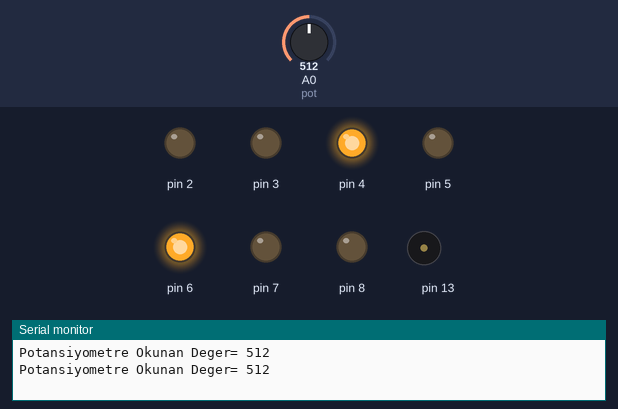
Recording of a sketch running on a simulated Arduino Uno, built with avr-gcc and run on an emulated ATmega328P. Parts: output pins drawn as LEDs (lit = HIGH), buzzer (waves = sounding), the last lines printed to the serial monitor. The inputs (shaded band) are chosen by the test bench; at power-on: A0 (pot) = 512.

Above: at 1.5 s.
1.6 s: A0 (pot) set to 496
At 2.8 s:
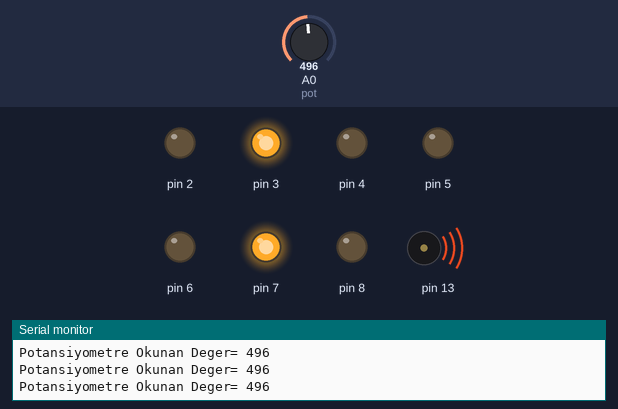
4.6 s: A0 (pot) set to 263
7.6 s: A0 (pot) set to 245
At 7.8 s:
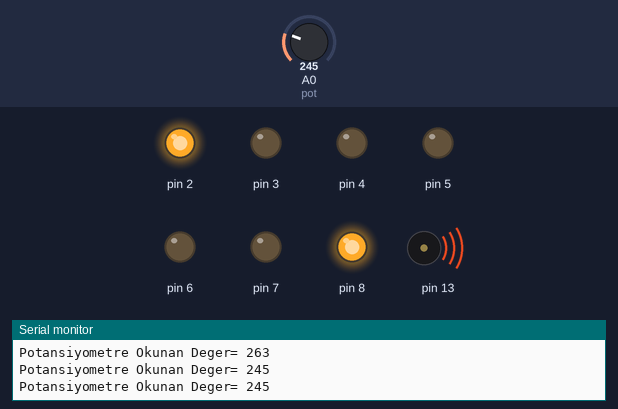
10.6 s: A0 (pot) set to 778
At 11.6 s:
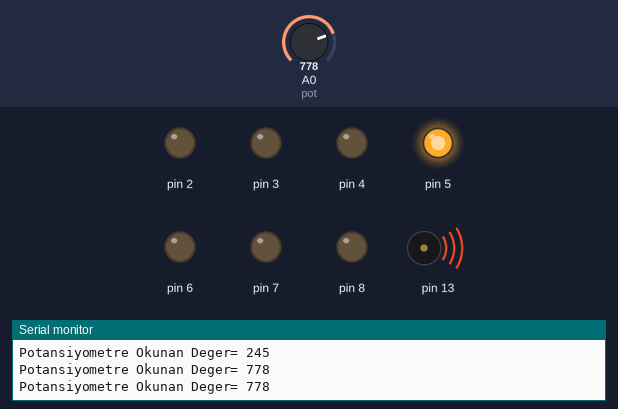
13.6 s: A0 (pot) set to 758
At 14.8 s:
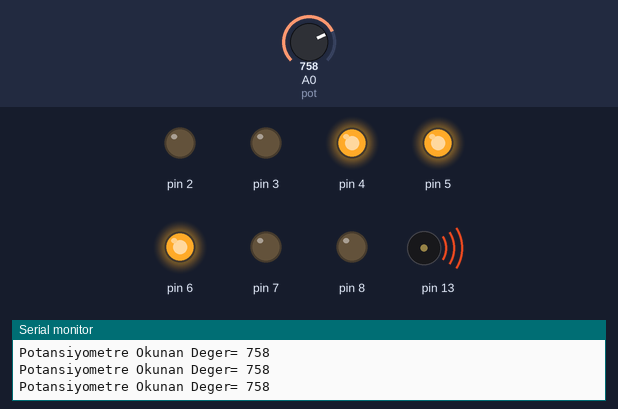
16.6 s: A0 (pot) set to 900
At 17.86 s:
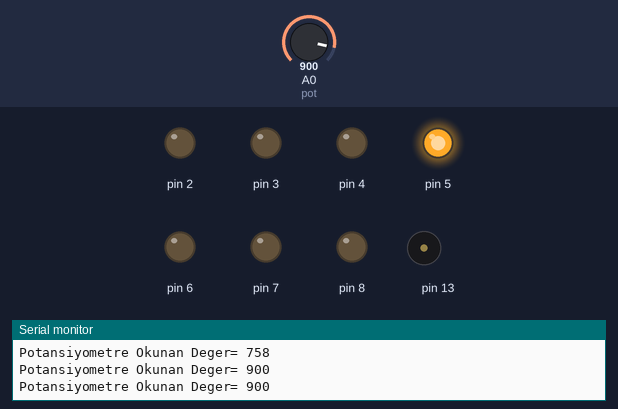
Timing chart, 0 to 20.6 s (numbered marks = the images above; inputs shaded):
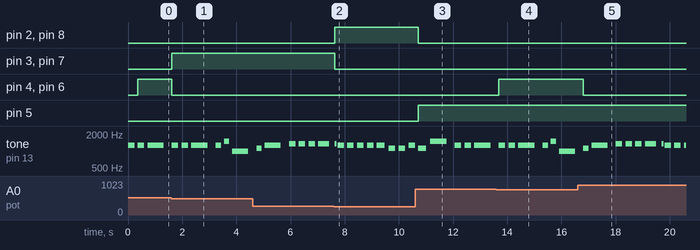

Measured:
- the behaviour switches between 512 and 511 on A0 (pot) (found by bisection; images 0 and 1)
- the behaviour switches between 256 and 255 on A0 (pot) (found by bisection; images 1 and 2)
- the behaviour switches between 768 and 767 on A0 (pot) (found by bisection; images 3 and 4)
- after the input at 1.6 s, pin 3, pin 7: LOW → HIGH at once; pin 4, pin 6: HIGH → LOW at once
- after the input at 7.6 s, pin 2, pin 8: LOW → HIGH at once; pin 3, pin 7: HIGH → LOW at once
- after the input at 10.6 s, pin 2, pin 8: HIGH → LOW after 0.12 s; pin 5: LOW → HIGH after 0.12 s
- after the input at 13.6 s, pin 4, pin 6: LOW → HIGH after 0.09 s
- after the input at 16.6 s, pin 4, pin 6: HIGH → LOW after 0.21 s

The sketch:

hohohohohoho.ino
```cpp
#define doo 1000
#define re 1122
#define mi 1260
#define fa 1335
#define sol 1498
#define la 1681
#define si 1887
#define dom 2000
int melodi[]= {mi,mi,mi,mi,mi,mi,mi,sol,doo,re,mi,fa,fa,fa,fa,fa,mi,mi,mi,mi,mi,re,re,mi,re,sol};
int notasuresi[] = {5,5,2,5,5,2,6,6,2,6,2,5,5,5,3,16,5,5,5,5,4,5,5,5,4,2};
int buzzer=13;
int kirmizi1=2;
int kirmizi2=3;
int kirmizi3=4;
int kirmizi4=5;
int kirmizi5=6;
int kirmizi6=7;
  int kirmizi7=8;
  int pot = A0;
int potDeger;
int tempo=1200;

void setup()
{
 pinMode(13,OUTPUT);
  pinMode(2,OUTPUT);
  pinMode(3,OUTPUT);
  pinMode(4,OUTPUT);
  pinMode(5,OUTPUT);
  pinMode(6,OUTPUT);
  pinMode(7,OUTPUT);
  pinMode(8,OUTPUT);
  Serial.begin(9600);
  pinMode(pot,INPUT);


}

void loop()
{
  for(int b=0; b<26; b++){
    int sure=tempo/notasuresi[b];
    int a=sure*1.5;
     tone(13,melodi[b],sure);
    delay(a);

  potDeger= analogRead(pot);
Serial.print("Potansiyometre Okunan Deger= ");
Serial.println(potDeger);

  if(0<=potDeger && potDeger<256){
    digitalWrite(2,HIGH);
    digitalWrite(8,HIGH);
    digitalWrite(3,LOW);
      digitalWrite(4,LOW);
      digitalWrite(5,LOW);
      digitalWrite(6,LOW);
      digitalWrite(7,LOW);
  }
  if(256<=potDeger && potDeger<512){
    digitalWrite(3,HIGH);
    digitalWrite(7,HIGH);
    digitalWrite(2,LOW);
    digitalWrite(8,LOW);
    digitalWrite(4,LOW);
      digitalWrite(5,LOW);
      digitalWrite(6,LOW);
  }
  if(512<=potDeger && potDeger<768){
    digitalWrite(2,LOW);
      digitalWrite(8,LOW);
      digitalWrite(3,LOW);
      digitalWrite(7,LOW);
      digitalWrite(4,HIGH);
      digitalWrite(6,HIGH);
      digitalWrite(2,LOW);
  }
  if(768<=potDeger && potDeger<1023){
    digitalWrite(2,LOW);
      digitalWrite(8,LOW);
      digitalWrite(3,LOW);
      digitalWrite(7,LOW);
      digitalWrite(4,LOW);
      digitalWrite(6,LOW);
      digitalWrite(5,HIGH);
      digitalWrite(2,LOW);
  }


  }
}
```
